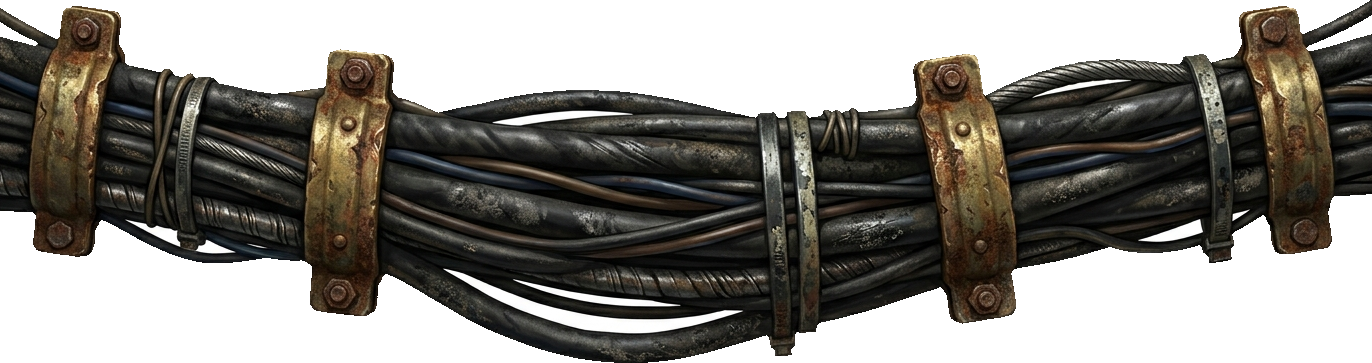
#> input picture fundo_ferro_standalone/assets/pipes/cabos_eletricos_industrial_v1.png, 1372 x 363 px, given in place of tubo_bocal_parede_r2_1791331161794.jpg, which was not available
$ python build_bocal_parede_v2.py
#> lines starting #> are read from the running program, lines starting #| are printed output that depends on the picture; after the words box and inside, x2 and y2 are one past the last pixel; in counts of white or black regions, pixels touching at a corner belong together; pictures that were not available may be replaced by others from this repository, and a replacement may not be noted
### tools/process_asset_v3.py
"""Pós-processamento padrão dos assets gerados (Nano Banana, fundo magenta #FF00FF).

Uso: python process_asset_v3.py <arquivo_fonte> <subpasta assets> <nome_saida.png> <arquivo_prompt.txt>
- Chroma key magenta + despill (reduz R e B quando dominam G)
- Erosão de 2 px da máscara (remove halo)
- Crop na bounding box
- Sombra de contato separada (<nome>_sombra.png), achatada e desfocada
- Prompt salvo ao lado (<nome>.txt)
- Copia para o standalone e para o projeto raiz
"""
import os
import sys
import shutil
import numpy as np
from PIL import Image, ImageFilter
from scipy.ndimage import binary_erosion, binary_fill_holes, label

ROOTS = [
    r"c:\Users\Usuario\Documents\jogo\fundo_ferro_standalone\assets",
    r"c:\Users\Usuario\Documents\jogo\assets",
]


def process(src: str, sub: str, out_name: str, prompt_file: str, shadow_ratio: float = 0.30) -> None:
    im = Image.open(src).convert("RGBA")
    arr = np.array(im, dtype=np.float32)
    r, g, b = arr[:, :, 0], arr[:, :, 1], arr[:, :, 2]

    # Magenta: R e B altos e G bem abaixo (inclui variações de compressão JPG)
    is_mag = (r > 120) & (b > 120) & ((np.minimum(r, b) - g) > 60)
    mask = ~is_mag
    # Mantém apenas o maior componente conectado (objeto único) e fecha buracos internos
    lab, n = label(mask)
    if n > 1:
        sizes = np.bincount(lab.ravel())
        sizes[0] = 0
        mask = lab == sizes.argmax()
    mask = binary_fill_holes(mask)
    mask = binary_erosion(mask, iterations=2)

    # Despill
    excess = np.maximum(0.0, np.minimum(r, b) - g)
    r = np.clip(r - excess * 0.95, 0, 255)
    b = np.clip(b - excess * 0.95, 0, 255)

    alpha = Image.fromarray((mask * 255).astype(np.uint8)).filter(ImageFilter.GaussianBlur(0.6))
    out = Image.fromarray(np.dstack([r, g, b, np.array(alpha, dtype=np.float32)]).astype(np.uint8))
    out = out.crop(out.getbbox())

    # Sombra de contato separada
    w, h = out.size
    sh = out.split()[-1].resize((w, max(8, int(h * shadow_ratio))), Image.Resampling.BILINEAR)
    sh_a = (np.array(sh, dtype=np.float32) * 0.6).astype(np.uint8)
    z = np.zeros_like(sh_a)
    shadow = Image.fromarray(np.dstack([z, z, z, sh_a])).filter(ImageFilter.GaussianBlur(4))

    prompt = open(prompt_file, encoding="utf-8").read()
    for root in ROOTS:
        d = os.path.join(root, sub)
        os.makedirs(d, exist_ok=True)
        out.save(os.path.join(d, out_name))
        shadow.save(os.path.join(d, out_name.replace(".png", "_sombra.png")))
        with open(os.path.join(d, out_name.replace(".png", ".txt")), "w", encoding="utf-8") as f:
            f.write(prompt)
    print(f"OK {out_name}: {out.size}")


# [2 lines that do not run on import are left out]

### fundo_ferro_standalone/scratch/build_bocal_parede_v2.py
"""Monta tubo_bocal_parede_v2.png: bloco de parede (Nano Banana r2) + toco de cano real horizontal.

O toco gerado pela IA saiu afunilado/inclinado. Ele é removido (fora do bloco) e coberto (sobre o bloco)
por uma faixa horizontal recortada do próprio cano_longo_industrial.png, garantindo o mesmo diâmetro,
pátina e luz do cano que chega.
"""
import sys
import numpy as np
from PIL import Image, ImageDraw
sys.path.insert(0, r"c:\Users\Usuario\Documents\jogo\tools")
from process_asset_v3 import process, ROOTS  # noqa: E402

ART = r"C:\Users\Usuario\.gemini\antigravity\brain\24487463-0c7d-44b2-91e8-4982c2631f5b"
SRC = ART + r"\tubo_bocal_parede_r2_1791331161794.jpg"
PROMPT = r"c:\Users\Usuario\Documents\jogo\fundo_ferro_standalone\scratch\prompts\tubo_bocal_parede_v2.txt"
TMP = ART + r"\scratch_bocal_parede_composto.png"

# 1) Recorte limpo do bloco (sem salvar nos destinos ainda): reaproveita o pipeline padrão num arquivo temporário
src = Image.open(SRC).convert("RGB")
W, H = src.size
#> W = 1372; H = 363
canvas = Image.new("RGB", (W, H), (255, 0, 255))
# 2) Apaga o toco fora do bloco (o bloco começa em x≈200)
block = src.crop((200, 0, W, H))
canvas.paste(block, (200, 0))

# 3) Faixa de cano real: diâmetro 320 px, centro y=532, de x=60 até x=440
pipe = Image.open(r"c:\Users\Usuario\Documents\jogo\fundo_ferro_standalone\assets\pipes\cano_longo_industrial.png").convert("RGBA")
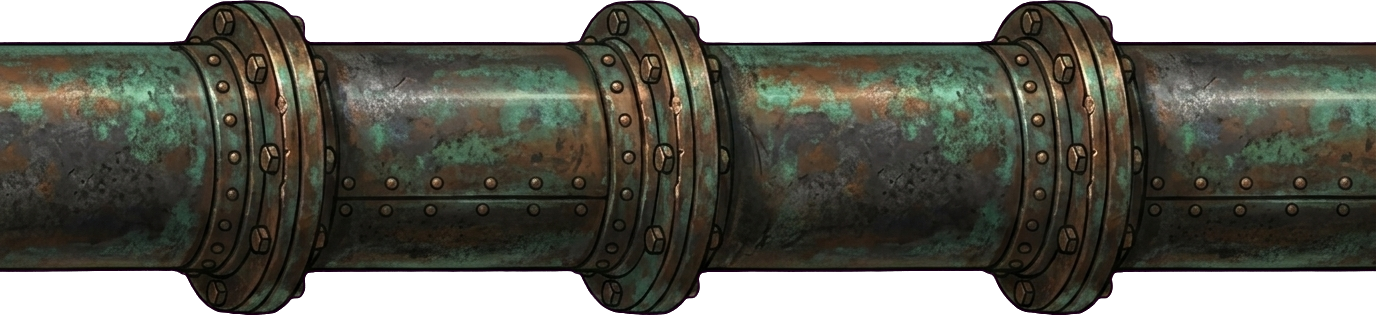
#> input picture fundo_ferro_standalone/assets/pipes/cano_longo_industrial.png, 1376 x 316 px, found by its file name
#> pipe is the input picture: PIL image 1376x316 RGBA; mean R, G, B, A 49.9, 49.5, 40.5, 199.8
tube = pipe.crop((420, 42, 820, 272))  # trecho liso, sem anéis
D, CY, X0, X1 = 320, 532, 60, 440
tube = tube.resize((X1 - X0, D), Image.Resampling.LANCZOS)
#> tube: PIL image 380x320 RGBA
canvas_rgba = canvas.convert("RGBA")
canvas_rgba.alpha_composite(tube, (X0, CY - D // 2))

# 4) Anel de topo na ponta esquerda (flange curto) para o encaixe ler como peça
ring = pipe.crop((205, 30, 345, 286)).resize((60, D + 30), Image.Resampling.LANCZOS)
canvas_rgba.alpha_composite(ring, (X0 - 10, CY - (D + 30) // 2))

out = Image.new("RGB", (W, H), (255, 0, 255))
out.paste(canvas_rgba, (0, 0), canvas_rgba)
out.save(TMP)
process(TMP, "pipes", "tubo_bocal_parede_v2.png", PROMPT, 0.25)
#> in process, `is_mag = (r > 120) & (b > 120) & ((np.minimum(r, b) - g) > 60)`:
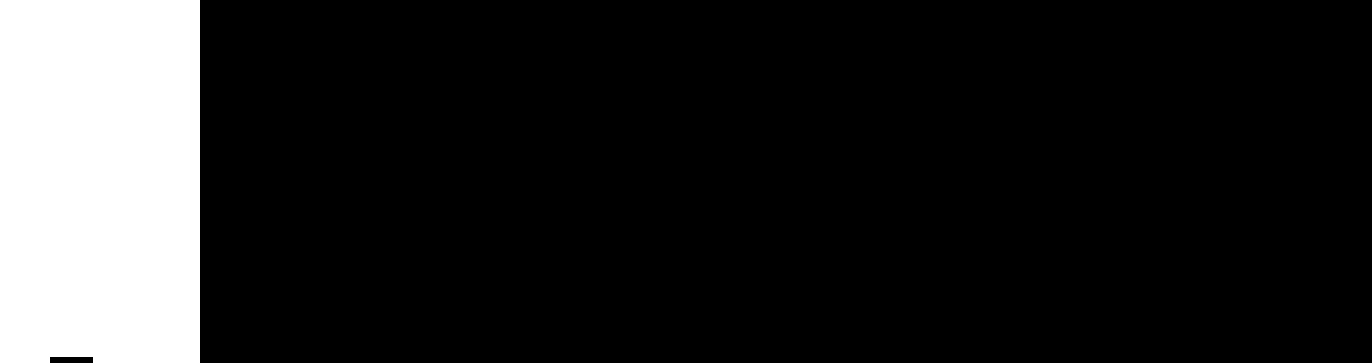
#> is_mag: shape (363, 1372) bool; 14.5% white; 1 white region, box (x1, y1, x2, y2) and area: (0, 0, 200, 363) 72342
#> in process, `lab, n = label(mask)`:
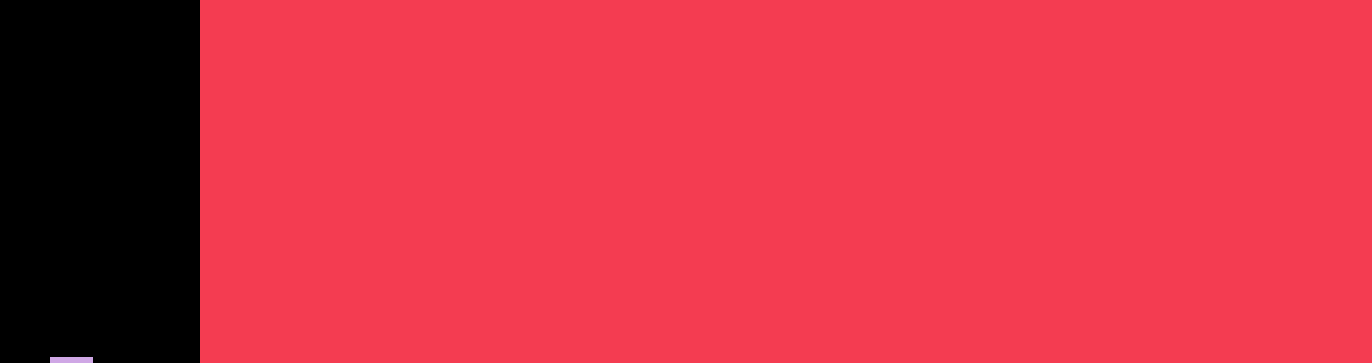
#> lab: shape (363, 1372) int32; 3 distinct labels, from 0 to 2; one colour per label, 0 black
#> in process, `lab, n = label(mask)`: n = 2
#> in process, `sizes = np.bincount(lab.ravel())`: sizes = [72342, 425436, 258]
#> in process, `mask = lab == sizes.argmax()`: mask: shape (363, 1372) bool; 85.4% white; 1 black region, box (x1, y1, x2, y2) and area: (0, 0, 200, 363) 72600
#> in process, `mask = binary_erosion(mask, iterations=2)`:
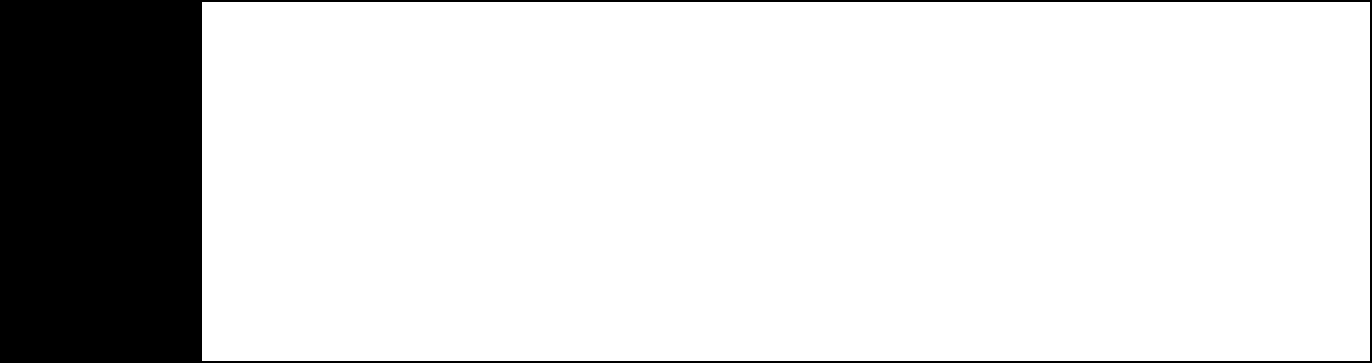
#> mask: shape (363, 1372) bool; 84.2% white; 1 black region, box (x1, y1, x2, y2) and area: (0, 0, 1372, 363) 78724
#> in process, `sh = out.split()[-1].resize((w, max(8, int(h * shadow_ratio))), Image...`:
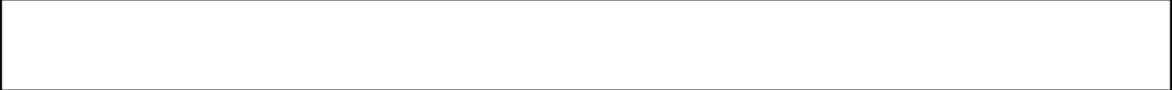
#> sh: PIL image 1172x90 L; min 2, max 255, mean 251.7
#> in process, `sh_a = (np.array(sh, dtype=np.float32) * 0.6).astype(np.uint8)`:
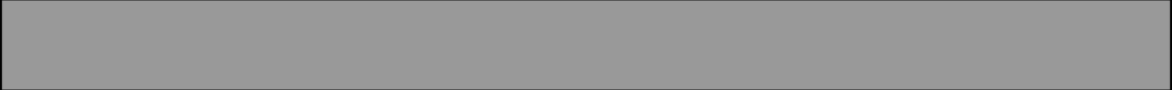
#> sh_a: shape (90, 1172); min 1, max 153, mean 151
#> in process, `shadow = Image.fromarray(np.dstack([z, z, z, sh_a])).filter(ImageFilte..`:
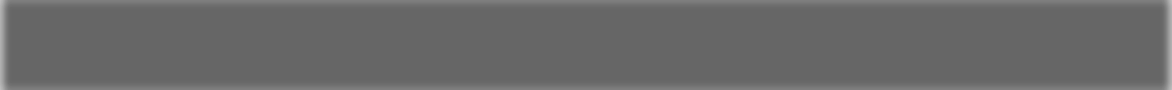
#> shadow: PIL image 1172x90 RGBA; mean R, G, B, A 0, 0, 0, 149.9; transparent parts drawn white
#> (the run stopped early here; a loop or call above may not have finished)
